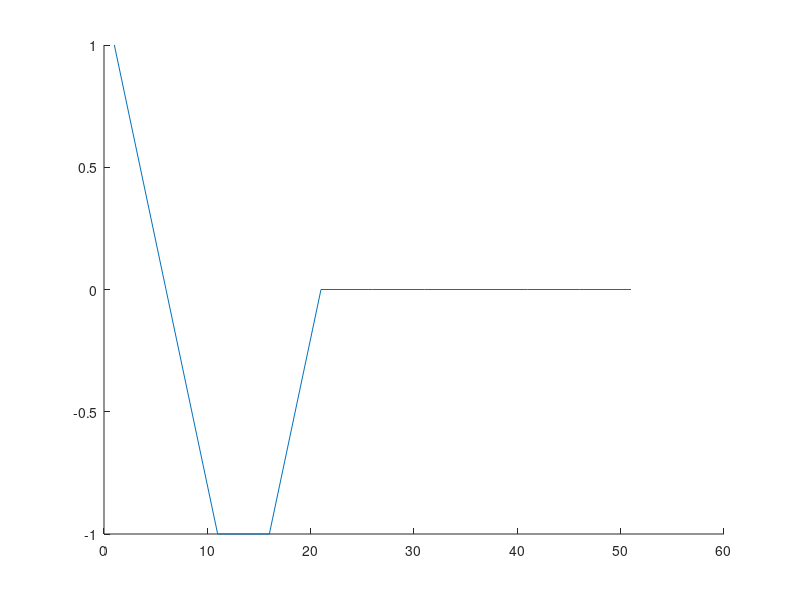

Source code (MATLAB): (Note: this script raises an error after producing the figure.)
%% 读取数据
[x0,y0]=textread("./dp_path.txt",'%n%n');
[x1,y1] = textread("./dp_interpolation.txt", '%n%n');
[x2,y2] = textread("./qp_path.txt", '%n%n');

%% 绘制路径图形
figure(1)
% dp_path
p1 = plot(x0+1, y0+1, LineWidth =2,LineStyle="--", Color='r');
hold on;
% dp_interpolation
p2 = plot(x1+1, y1+1, LineWidth =2, LineStyle=":", Color="g");
hold on;
% % qp_path
% % qp_upper
% plot(x2+1, y2+1+1.5, LineWidth =2, LineStyle="-.", Color='b');
% hold on;
% p3 = plot(x2+1, y2+1, LineWidth =2, LineStyle="-.", Color='b');
% hold on;
% % qp_lower
% plot(x2+1, y2-0.5, LineWidth =2, LineStyle="-.", Color='b');
% hold on;

%% 绘制障碍物和路径边界
%road_boundary
%road_x
plot([1,50], [6, 6]);
hold on;
%road_y
plot([0, 50], [-5, -5]);
hold on;
% obstacle
% rectangle(‘Position’,[x,y,w,h]); %在指定位置绘制矩形，其中x,y为矩形左下角坐标，w,h分别为矩形的长和宽。
% ‘edgecolor’,‘r’ 表示边框颜色是红色；
% ‘facecolor’,‘g’ 表示面内填充颜色为绿色。
rectangle('Position',[14 1 1 1],'edgecolor','k','facecolor','g','linewidth',2) 
axis equal

xlim([0,50]);
ylim([-9,10]);
%% 设置图例
% legend([p1,p2,p3], "dp", "interpolation", "qp");
legend([p1,p2], "dp", "interpolation");
xlabel('X/m');
ylabel('Y/m');

